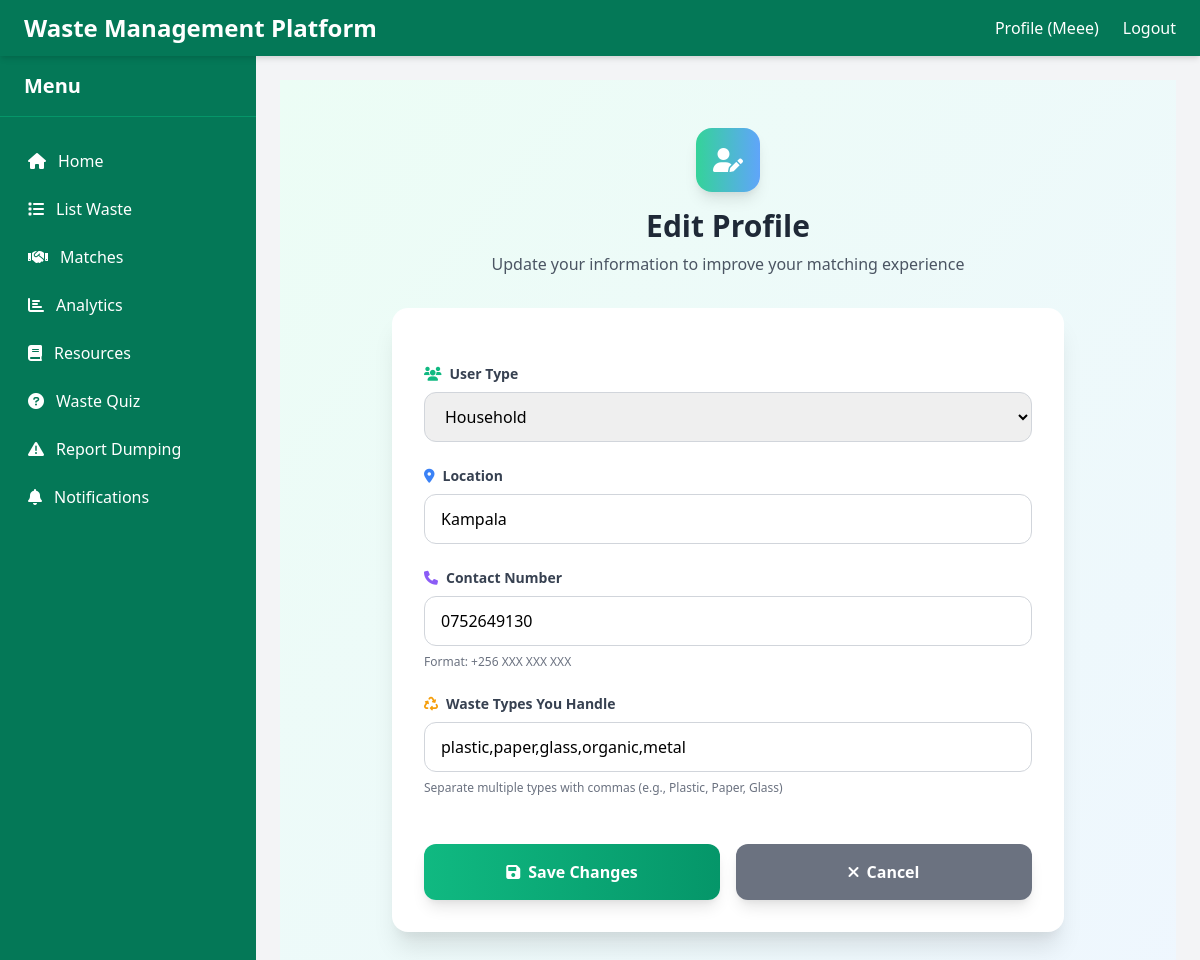
The app's page /users/profile/edit/ (signed in) with its own data.
### users/models.py (models this page shows, shortened)
class Profile(models.Model):
    USER_TYPE_CHOICES = [
        ('household', 'Household'),
        ('business', 'Business'),
        ('collector', 'Collector'),
        ('recycler', 'Recycler'),
        ('quick_access', 'Quick Access'),
    ]
    WASTE_TYPE_CHOICES = [
        ('plastic', 'Plastic'),
        ('paper', 'Paper'),
        ('glass', 'Glass'),
        ('organic', 'Organic'),
        ('metal', 'Metal'),
        ('e-waste', 'E-Waste'),
        ('clothing', 'Clothing'),
        ('hazardous', 'Hazardous'),
        ('construction', 'Construction'),
        ('medical', 'Medical'),
    ]
    user = models.OneToOneField(User, on_delete=models.CASCADE)
    user_type = models.CharField(
        max_length=20,
        choices=USER_TYPE_CHOICES,
        blank=True,
        null=True
    )
    location = models.CharField(
        max_length=100,
        blank=True,
        null=True
    )
    contact = models.CharField(
        max_length=15,
        blank=True,
        null=True,
        help_text="Phone number in format: +256XXXXXXXXX"
    )
    accepted_waste_types = models.CharField(
        max_length=200,
        blank=True,
        help_text="Comma-separated list of accepted waste types"
    )

### users/views.py (the view)
# urls.py: path('profile/edit/', views.profile_edit, name='profile_edit'),
@login_required
def profile_edit(request):
    try:
        profile = request.user.profile
    except Profile.DoesNotExist:
        profile = Profile.objects.create(user=request.user)
    if request.method == 'POST':
        form = ProfileEditForm(request.POST, instance=profile)
        if form.is_valid():
            form.save()
            messages.success(request, 'Profile updated successfully!')
            return redirect('profile')
    else:
        form = ProfileEditForm(instance=profile)
    return render(request, 'users/profile_edit.html', {'form': form})

### matching/templatetags/notification_tags.py (called while the page is built)
@register.filter
def unread_notifications_count(user):
    if user.is_authenticated:
        return Notification.objects.filter(recipient=user, is_read=False).count()
    return 0

### templates/users/profile_edit.html (shortened to what this page needs)
{% extends 'base.html' %}
{% load static %}
{% block content %}
<div class="min-h-screen bg-gradient-to-br from-green-50 to-blue-50 py-12 px-4 sm:px-6 lg:px-8">
  <div class="max-w-2xl mx-auto">
    <div class="text-center mb-8">
      <div class="w-16 h-16 mx-auto mb-4 bg-gradient-to-r from-green-400 to-blue-400 rounded-2xl flex items-center justify-center shadow-lg">
        <i class="fas fa-user-edit text-white text-2xl"></i>
      </div>
      <h1 class="text-3xl font-bold text-gray-800 mb-2">Edit Profile</h1>
      <p class="text-gray-600">Update your information to improve your matching experience</p>
    </div>
    <div class="bg-white rounded-2xl shadow-xl p-8">
      <form method="post" class="space-y-6">
        <div>
          <label class="block text-sm font-semibold text-gray-700 mb-2">
            <i class="fas fa-users text-green-500 mr-2"></i>User Type
          </label>
          {{ form.user_type }}
        </div>
        <div>
          <label class="block text-sm font-semibold text-gray-700 mb-2">
            <i class="fas fa-map-marker-alt text-blue-500 mr-2"></i>Location
          </label>
          {{ form.location }}
        </div>
        <div>
          <label class="block text-sm font-semibold text-gray-700 mb-2">
            <i class="fas fa-phone text-purple-500 mr-2"></i>Contact Number
          </label>
          {{ form.contact }}
          <p class="text-xs text-gray-500 mt-2">Format: +256 XXX XXX XXX</p>
        </div>
        <div>
          <label class="block text-sm font-semibold text-gray-700 mb-2">
            <i class="fas fa-recycle text-yellow-500 mr-2"></i>Waste Types You Handle
          </label>
          {{ form.accepted_waste_types }}
          <p class="text-xs text-gray-500 mt-2">Separate multiple types with commas (e.g., Plastic, Paper, Glass)</p>
        </div>
        <div class="flex flex-col sm:flex-row gap-4 pt-6">
          <button type="submit"
                  class="flex-1 bg-gradient-to-r from-green-500 to-green-600 hover:from-green-600 hover:to-green-700 text-white font-bold py-4 px-6 rounded-xl shadow-lg transition-all duration-300 transform hover:-translate-y-1 hover:shadow-xl">
            <i class="fas fa-save mr-2"></i>Save Changes
          </button>
          <a href="{% url 'profile' %}"
             class="flex-1 bg-gray-500 hover:bg-gray-600 text-white font-bold py-4 px-6 rounded-xl shadow-lg transition-all duration-300 text-center">
            <i class="fas fa-times mr-2"></i>Cancel
          </a>
        </div>
      </form>
    </div>
  </div>
</div>
<link rel="stylesheet" href="https://cdnjs.cloudflare.com/ajax/libs/font-awesome/6.0.0/css/all.min.css">
{% endblock %}

### templates/base.html (shortened to what this page needs)
<!DOCTYPE html>
{% load notification_tags %}
 {% load static %}
<html lang="en">
<head>
  <link href="https://cdn.jsdelivr.net/npm/tailwindcss@2.2.19/dist/tailwind.min.css" rel="stylesheet" />
  <link rel="stylesheet" href="https://cdnjs.cloudflare.com/ajax/libs/font-awesome/5.15.4/css/all.min.css" />
  {% load static %}
  <link rel="stylesheet" href="{% static 'css/style.css' %}" />
  <link rel="stylesheet" href="https://cdnjs.cloudflare.com/ajax/libs/font-awesome/6.4.0/css/all.min.css">
</head>
<body class="bg-gray-100 flex flex-col min-h-screen">
  <header class="bg-green-700 text-white shadow-md flex justify-between items-center px-6 py-3 sticky top-0 z-40">
    <div class="flex items-center">
      <a href="{% url 'home' %}" class="text-2xl font-extrabold hover:text-green-300 transition">
        Waste Management Platform
      </a>
    </div>
    <nav class="hidden md:flex space-x-6 font-medium">
      {% if user.is_authenticated %}
        <a href="{% url 'profile' %}" class="hover:text-green-300 transition">Profile ({{ user.username }})</a>
        <a href="{% url 'logout' %}" class="hover:text-green-300 transition">Logout</a>
      {% else %}
        <a href="{% url 'login' %}" class="hover:text-green-300 transition">Login</a>
      {% endif %}
    </nav>
  </header>
  <div class="flex flex-1 min-h-0">
    <aside class="bg-green-700 text-white w-64 flex-shrink-0 flex flex-col transition-transform transform md:translate-x-0 -translate-x-full md:relative fixed top-0 bottom-0 z-30"
      id="sidebar">
      <div class="flex items-center justify-between px-6 py-4 border-b border-green-600">
        <span class="text-xl font-bold">Menu</span>
      </div>
      <nav class="flex flex-col flex-grow overflow-y-auto px-4 py-6 space-y-2">
        <a href="{% url 'home' %}" class="flex items-center px-3 py-2 rounded hover:bg-green-600 transition">
          <i class="fas fa-home mr-3"></i> Home
        </a>
        {% if not is_quick_access and user.is_authenticated %}
          {% if user.profile.user_type != 'recycler' %}
            <a href="{% url 'waste_list' %}" class="flex items-center px-3 py-2 rounded hover:bg-green-600 transition">
              <i class="fas fa-list mr-3"></i> List Waste
            </a>
          {% endif %}
          <a href="{% url 'matches' %}" class="flex items-center px-3 py-2 rounded hover:bg-green-600 transition">
            <i class="fas fa-handshake mr-3"></i> Matches
          </a>
          <a href="{% url 'analytics' %}" class="flex items-center px-3 py-2 rounded hover:bg-green-600 transition">
            <i class="fas fa-chart-bar mr-3"></i> Analytics
          </a>
        {% endif %}
        <a href="{% url 'resources' %}" class="flex items-center px-3 py-2 rounded hover:bg-green-600 transition">
          <i class="fas fa-book mr-3"></i> Resources
        </a>
        <a href="{% url 'waste_quiz' %}" class="flex items-center px-3 py-2 rounded hover:bg-green-600 transition">
          <i class="fas fa-question-circle mr-3"></i> Waste Quiz
        </a>
        <a href="{% url 'report_dumping' %}" class="flex items-center px-3 py-2 rounded hover:bg-green-600 transition">
          <i class="fas fa-exclamation-triangle mr-3"></i> Report Dumping
        </a>
        {% if user.is_authenticated %}
          <a href="{% url 'notifications' %}" class="flex items-center px-3 py-2 rounded hover:bg-green-600 relative transition" aria-label="Notifications">
            <i class="fas fa-bell mr-3"></i> Notifications
          </a>
        {% endif %}
      </nav>
    </aside>
    <main class="flex-1 p-6 overflow-auto max-h-screen">
      {% block content %}{% endblock %}
    </main>
  </div>
</body>
</html>

### templates/users/profile_edit.html (style rules this page uses)
form input, form select, form textarea { width: 100%; padding: 12px 16px; border: 2px solid #e5e7eb; border-radius: 12px; font-size: 16px; transition: all 0.3s ease; }

### records on screen
Profile: user_type "Household", location "Kampala", contact "0752649130", accepted_waste_types "plastic,paper,glass,organic,metal"

### other values on screen
{{ user.username }} "Meee"
